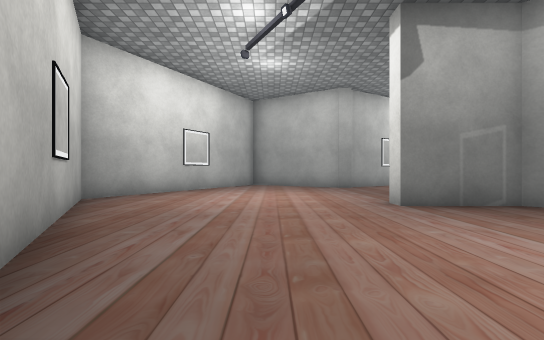
[1] (above)

20 first-person views from a walk through a 3-D level made in the Unity game engine. The camera is 0.68 m above the floor, looks level and sees 90° across. The floor is counted in squares, 1 m on a side. Each view is taken from the middle of a square. On the plan, view 1 faces up. The plan holds only what a view shows up to about 9 squares ahead; the rest is blank. The place goes on beyond the plan. Some animated figures are not drawn. Some surface patterns are stand-ins.

[2]
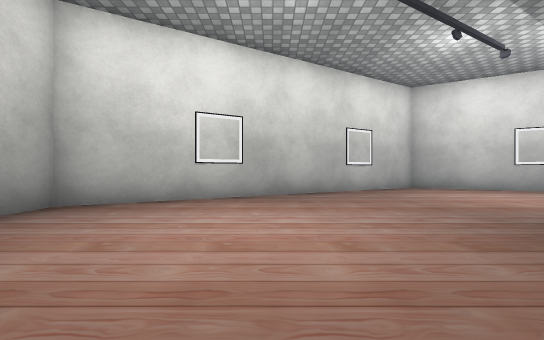

[3]
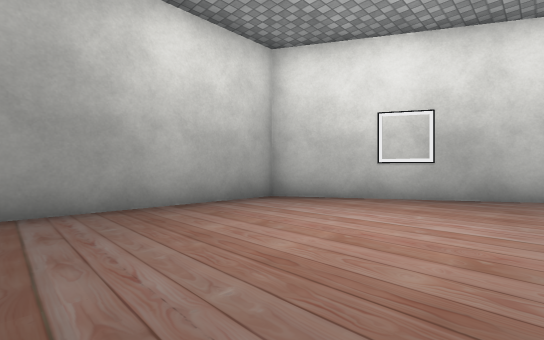

[4]
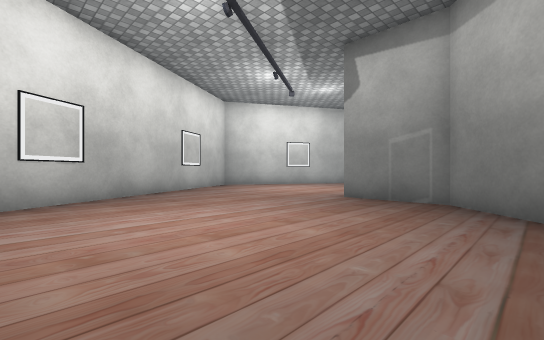

[5]
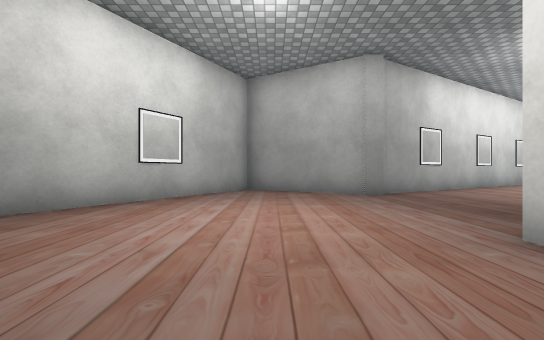

[6]
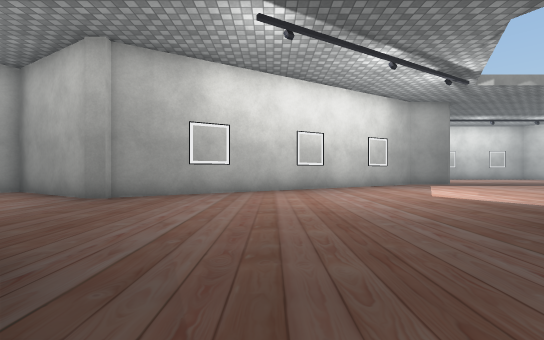

[7]
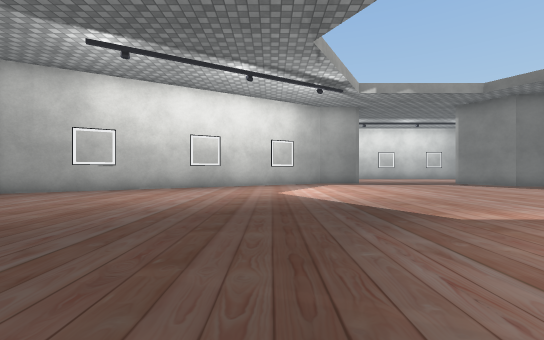

[8]
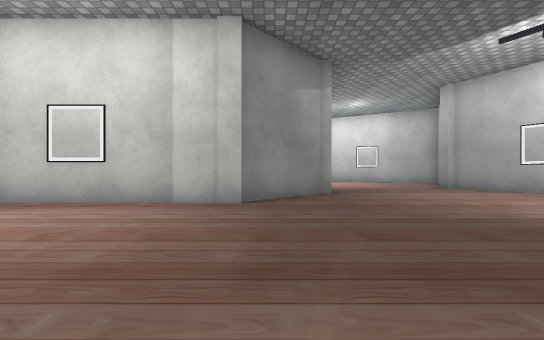

[9]
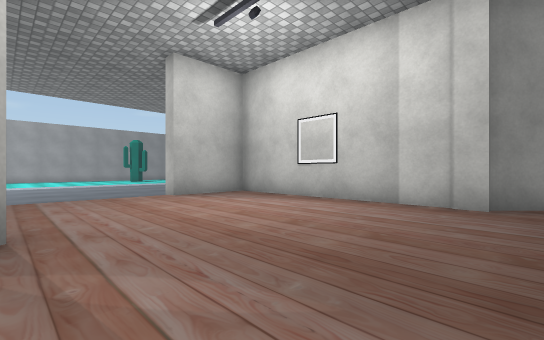

[10]
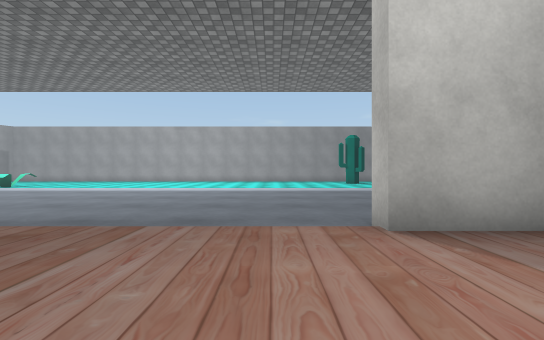

[11]
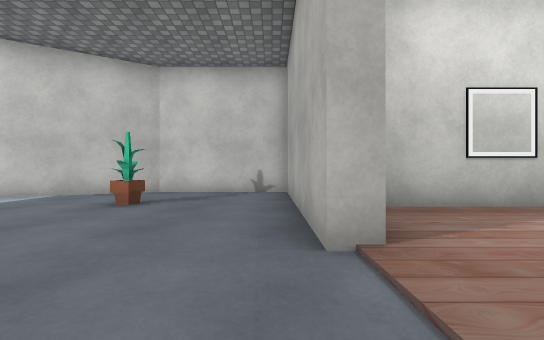

[12]
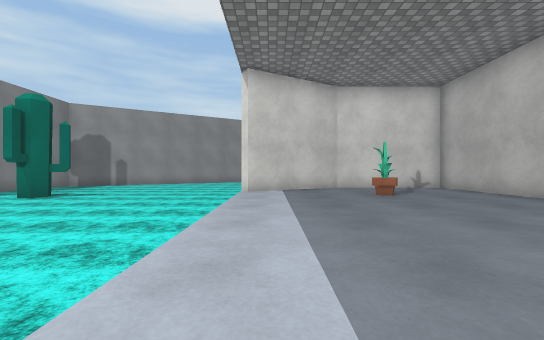

[13]
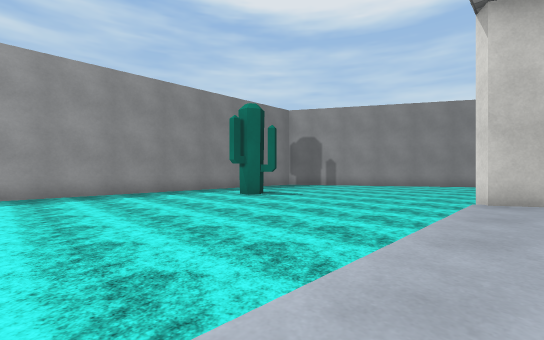

[14]
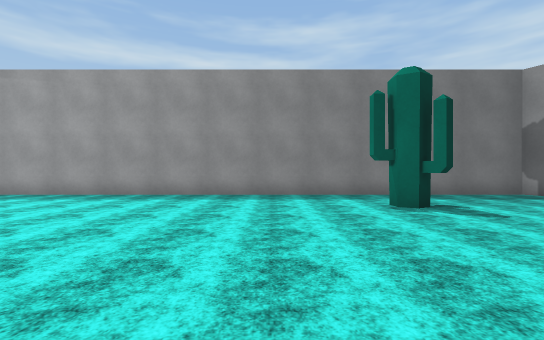

[15]
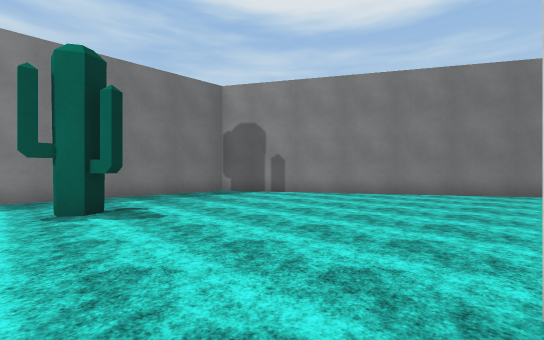

[16]
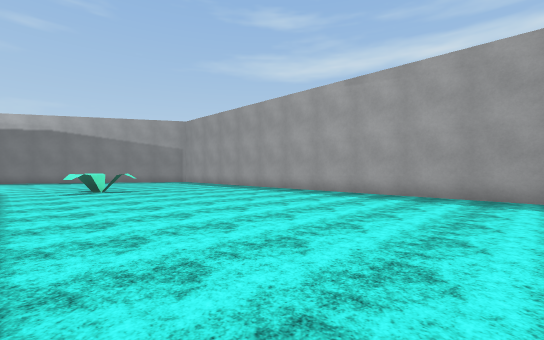

[17]
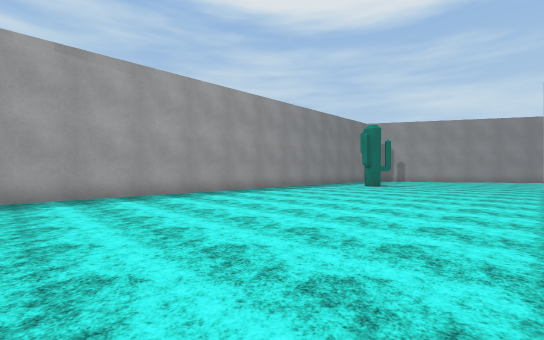

[18]
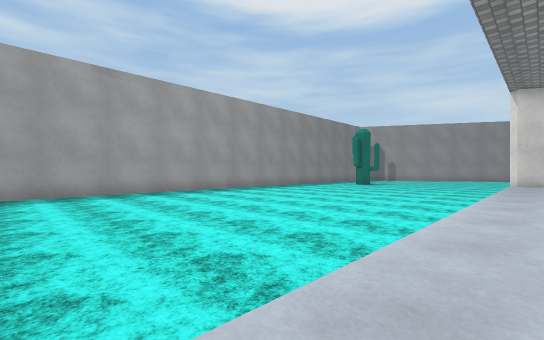

[19]
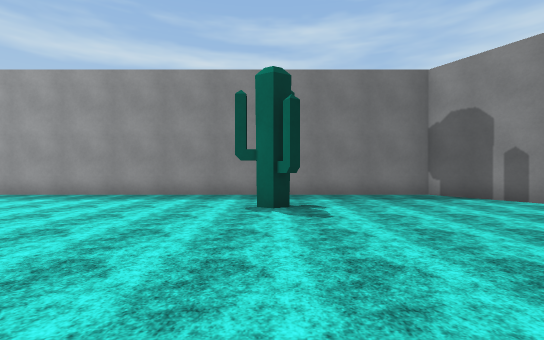

[20]
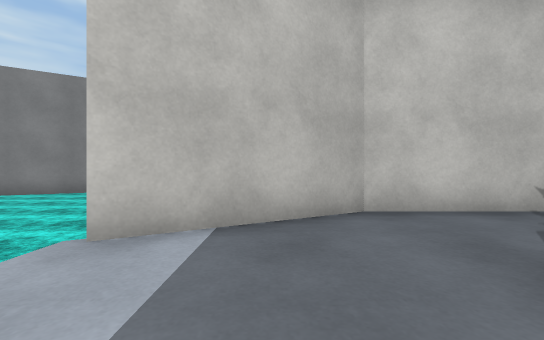

### Floor plan
Key: @ floor where view 1 was taken; # wall or solid block; . main floor; - floor 0.05 m lower than the main floor; ~ liquid the walk can cross; ≈ liquid the walk keeps out of; O other object.
Columns run from 4 left of view 1 to 23 right of it. Each row starts with its distance up from view 1.
 13    #       #........
 12    ###  #O..............
 11   #..####...............
 10  #.....................
  9  O....................
  8 #....................
  7 #...................
  6 #..................
  5 #......###........
  4  O.......##.......
  3  #........##......
  2   #........#......
  1   #........#......
  0    O@...... .....#
 -1     #......#......
 -2     #......#......
 -3      #########.....
 -4        #------------
 -5        #-------------
 -6        #--------------
 -7        #---------------
 -8         #---------------
 -9         #---------------
-10          #---------------
-11 #~~~~~~~~#------------------
-12 #~~~~~~~~~~~~~~~~~~~~~~~~~~~
-13 ##~~~~~~~~~~~~~~~~~~~~~~~~~
-14  #≈~~~~~~~~~~~~~~~~~~~~~~~~
-15  ##~~~~~~~~~~~~~~~~~~~~~~~~
-16   ##~~~~~~≈~~~~~~~~~~~~~~~
-17    #~~~~~~#~~~~~~~~~~~~~~
-18    ##~~~~~~~~~~~~~~~~~~~~
-19     #~~~~~~~~~~~~~~~~~~~~
-20     #####################

Where each view was taken, in squares from view 1:
view 1: 0 up, 0 right, facing up
view 2: 1 up, 6 right, facing left
view 3: 2 up, 6 right, facing down-left
view 4: 1 down, 6 right, facing up-left
view 5: 3 up, 0 right, facing up
view 6: 4 up, 7 right, facing up
view 7: 3 up, 11 right, facing up
view 8: 4 up, 13 right, facing left
view 9: 4 up, 13 right, facing down-left
view 10: 0 up, 11 right, facing down
view 11: 4 down, 12 right, facing left
view 12: 10 down, 14 right, facing left
view 13: 10 down, 12 right, facing down-left
view 14: 11 down, 9 right, facing down
view 15: 11 down, 7 right, facing down-left
view 16: 11 down, 13 right, facing down-right
view 17: 11 down, 19 right, facing down-left
view 18: 10 down, 20 right, facing down-left
view 19: 11 down, 6 right, facing down
view 20: 9 down, 8 right, facing left
